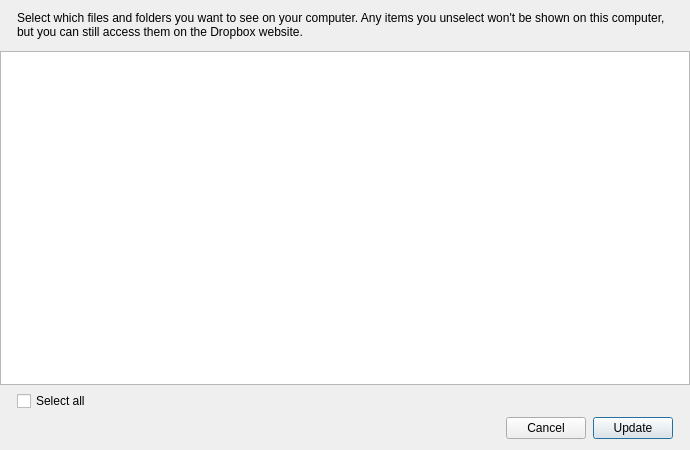
<?xml version="1.0" encoding="UTF-8"?>
<ui version="4.0">
 <class>SelectiveSyncDialog</class>
 <widget class="QDialog" name="SelectiveSyncDialog">
  <property name="geometry">
   <rect>
    <x>0</x>
    <y>0</y>
    <width>690</width>
    <height>450</height>
   </rect>
  </property>
  <property name="windowTitle">
   <string>Dialog</string>
  </property>
  <property name="modal">
   <bool>true</bool>
  </property>
  <layout class="QGridLayout" name="gridLayout">
   <property name="leftMargin">
    <number>0</number>
   </property>
   <property name="rightMargin">
    <number>0</number>
   </property>
   <property name="horizontalSpacing">
    <number>7</number>
   </property>
   <item row="0" column="0" rowspan="2">
    <spacer name="horizontalSpacer">
     <property name="orientation">
      <enum>Qt::Horizontal</enum>
     </property>
     <property name="sizeType">
      <enum>QSizePolicy::Fixed</enum>
     </property>
     <property name="sizeHint" stdset="0">
      <size>
       <width>10</width>
       <height>10</height>
      </size>
     </property>
    </spacer>
   </item>
   <item row="4" column="4">
    <spacer name="horizontalSpacer_4">
     <property name="orientation">
      <enum>Qt::Horizontal</enum>
     </property>
     <property name="sizeType">
      <enum>QSizePolicy::Fixed</enum>
     </property>
     <property name="sizeHint" stdset="0">
      <size>
       <width>10</width>
       <height>20</height>
      </size>
     </property>
    </spacer>
   </item>
   <item row="4" column="0">
    <spacer name="horizontalSpacer_3">
     <property name="orientation">
      <enum>Qt::Horizontal</enum>
     </property>
     <property name="sizeType">
      <enum>QSizePolicy::Fixed</enum>
     </property>
     <property name="sizeHint" stdset="0">
      <size>
       <width>10</width>
       <height>20</height>
      </size>
     </property>
    </spacer>
   </item>
   <item row="2" column="0" colspan="5">
    <widget class="QTreeView" name="treeViewFolders">
     <property name="editTriggers">
      <set>QAbstractItemView::NoEditTriggers</set>
     </property>
     <property name="alternatingRowColors">
      <bool>true</bool>
     </property>
     <property name="selectionBehavior">
      <enum>QAbstractItemView::SelectRows</enum>
     </property>
     <property name="textElideMode">
      <enum>Qt::ElideRight</enum>
     </property>
     <property name="verticalScrollMode">
      <enum>QAbstractItemView::ScrollPerPixel</enum>
     </property>
     <property name="horizontalScrollMode">
      <enum>QAbstractItemView::ScrollPerItem</enum>
     </property>
     <property name="uniformRowHeights">
      <bool>true</bool>
     </property>
     <property name="sortingEnabled">
      <bool>true</bool>
     </property>
     <attribute name="headerShowSortIndicator" stdset="0">
      <bool>true</bool>
     </attribute>
    </widget>
   </item>
   <item row="0" column="4" rowspan="2">
    <spacer name="horizontalSpacer_2">
     <property name="orientation">
      <enum>Qt::Horizontal</enum>
     </property>
     <property name="sizeType">
      <enum>QSizePolicy::Fixed</enum>
     </property>
     <property name="sizeHint" stdset="0">
      <size>
       <width>10</width>
       <height>20</height>
      </size>
     </property>
    </spacer>
   </item>
   <item row="4" column="3">
    <widget class="QPushButton" name="updateButton">
     <property name="text">
      <string>Update</string>
     </property>
    </widget>
   </item>
   <item row="3" column="1">
    <widget class="QCheckBox" name="selectAllCheckBox">
     <property name="text">
      <string>Select all</string>
     </property>
    </widget>
   </item>
   <item row="4" column="2">
    <widget class="QPushButton" name="cancelButton">
     <property name="text">
      <string>Cancel</string>
     </property>
    </widget>
   </item>
   <item row="4" column="1">
    <spacer name="horizontalSpacer_5">
     <property name="orientation">
      <enum>Qt::Horizontal</enum>
     </property>
     <property name="sizeHint" stdset="0">
      <size>
       <width>40</width>
       <height>20</height>
      </size>
     </property>
    </spacer>
   </item>
   <item row="0" column="1" colspan="3">
    <widget class="QLabel" name="label">
     <property name="text">
      <string>Select which files and folders you want to see on your computer. Any items you unselect won't be shown on this computer, but you can still access them on the Dropbox website.</string>
     </property>
     <property name="wordWrap">
      <bool>true</bool>
     </property>
    </widget>
   </item>
  </layout>
 </widget>
 <tabstops>
  <tabstop>treeViewFolders</tabstop>
 </tabstops>
 <resources/>
 <connections/>
</ui>
